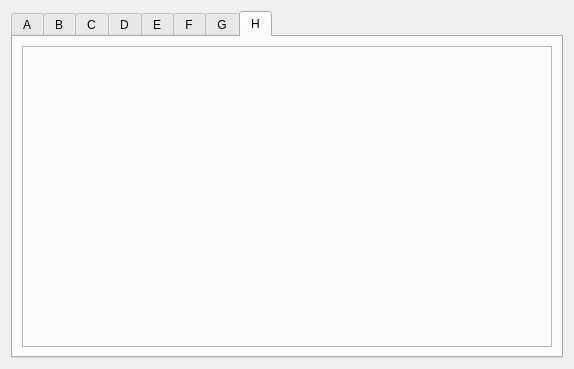
<?xml version="1.0" encoding="UTF-8"?>
<ui version="4.0">
 <class>EFrame</class>
 <widget class="QEFrame" name="EFrame">
  <property name="geometry">
   <rect>
    <x>0</x>
    <y>0</y>
    <width>574</width>
    <height>369</height>
   </rect>
  </property>
  <property name="windowTitle">
   <string>Calculated profile plot</string>
  </property>
  <layout class="QVBoxLayout" name="verticalLayout_3">
   <item>
    <widget class="QTabWidget" name="tabWidget">
     <property name="currentIndex">
      <number>7</number>
     </property>
     <property name="elideMode">
      <enum>Qt::ElideNone</enum>
     </property>
     <widget class="QWidget" name="tab">
      <attribute name="title">
       <string>A</string>
      </attribute>
      <layout class="QVBoxLayout" name="verticalLayout_2">
       <item>
        <widget class="QFrame" name="frame_2">
         <property name="frameShape">
          <enum>QFrame::StyledPanel</enum>
         </property>
         <property name="frameShadow">
          <enum>QFrame::Raised</enum>
         </property>
         <layout class="QVBoxLayout" name="verticalLayout">
          <item>
           <widget class="QEPlot" name="qeplot_2">
            <property name="font">
             <font>
              <family>Abyssinica SIL</family>
              <pointsize>9</pointsize>
             </font>
            </property>
            <property name="variable1" stdset="0">
             <string>$(DMC)Prof1:M1CalculatedPositions</string>
            </property>
            <property name="axisEnableX">
             <bool>true</bool>
            </property>
            <property name="gridEnableMajorX">
             <bool>true</bool>
            </property>
            <property name="gridEnableMajorY">
             <bool>true</bool>
            </property>
            <property name="xIncrement">
             <double>1.000000000000000</double>
            </property>
            <property name="timeSpan">
             <UInt>59</UInt>
            </property>
            <property name="tickRate">
             <UInt>50</UInt>
            </property>
           </widget>
          </item>
         </layout>
        </widget>
       </item>
      </layout>
     </widget>
     <widget class="QWidget" name="tab_2">
      <attribute name="title">
       <string>B</string>
      </attribute>
      <layout class="QVBoxLayout" name="verticalLayout_5">
       <item>
        <widget class="QFrame" name="frame_3">
         <property name="frameShape">
          <enum>QFrame::StyledPanel</enum>
         </property>
         <property name="frameShadow">
          <enum>QFrame::Raised</enum>
         </property>
         <layout class="QVBoxLayout" name="verticalLayout_4">
          <item>
           <widget class="QEPlot" name="qeplot_3">
            <property name="font">
             <font>
              <family>Abyssinica SIL</family>
              <pointsize>9</pointsize>
             </font>
            </property>
            <property name="variable1" stdset="0">
             <string>$(DMC)Prof1:M2CalculatedPositions</string>
            </property>
            <property name="axisEnableX">
             <bool>true</bool>
            </property>
            <property name="gridEnableMajorX">
             <bool>true</bool>
            </property>
            <property name="gridEnableMajorY">
             <bool>true</bool>
            </property>
            <property name="xIncrement">
             <double>1.000000000000000</double>
            </property>
            <property name="timeSpan">
             <UInt>59</UInt>
            </property>
            <property name="tickRate">
             <UInt>50</UInt>
            </property>
           </widget>
          </item>
         </layout>
        </widget>
       </item>
      </layout>
     </widget>
     <widget class="QWidget" name="tab_3">
      <attribute name="title">
       <string>C</string>
      </attribute>
      <layout class="QVBoxLayout" name="verticalLayout_7">
       <item>
        <widget class="QFrame" name="frame_4">
         <property name="frameShape">
          <enum>QFrame::StyledPanel</enum>
         </property>
         <property name="frameShadow">
          <enum>QFrame::Raised</enum>
         </property>
         <layout class="QVBoxLayout" name="verticalLayout_6">
          <item>
           <widget class="QEPlot" name="qeplot_4">
            <property name="font">
             <font>
              <family>Abyssinica SIL</family>
              <pointsize>9</pointsize>
             </font>
            </property>
            <property name="variable1" stdset="0">
             <string>$(DMC)Prof1:M3CalculatedPositions</string>
            </property>
            <property name="axisEnableX">
             <bool>true</bool>
            </property>
            <property name="gridEnableMajorX">
             <bool>true</bool>
            </property>
            <property name="gridEnableMajorY">
             <bool>true</bool>
            </property>
            <property name="xIncrement">
             <double>1.000000000000000</double>
            </property>
            <property name="timeSpan">
             <UInt>59</UInt>
            </property>
            <property name="tickRate">
             <UInt>50</UInt>
            </property>
           </widget>
          </item>
         </layout>
        </widget>
       </item>
      </layout>
     </widget>
     <widget class="QWidget" name="tab_4">
      <attribute name="title">
       <string>D</string>
      </attribute>
      <layout class="QVBoxLayout" name="verticalLayout_9">
       <item>
        <widget class="QFrame" name="frame_5">
         <property name="frameShape">
          <enum>QFrame::StyledPanel</enum>
         </property>
         <property name="frameShadow">
          <enum>QFrame::Raised</enum>
         </property>
         <layout class="QVBoxLayout" name="verticalLayout_8">
          <item>
           <widget class="QEPlot" name="qeplot_5">
            <property name="font">
             <font>
              <family>Abyssinica SIL</family>
              <pointsize>9</pointsize>
             </font>
            </property>
            <property name="variable1" stdset="0">
             <string>$(DMC)Prof1:M4CalculatedPositions</string>
            </property>
            <property name="axisEnableX">
             <bool>true</bool>
            </property>
            <property name="gridEnableMajorX">
             <bool>true</bool>
            </property>
            <property name="gridEnableMajorY">
             <bool>true</bool>
            </property>
            <property name="xIncrement">
             <double>1.000000000000000</double>
            </property>
            <property name="timeSpan">
             <UInt>59</UInt>
            </property>
            <property name="tickRate">
             <UInt>50</UInt>
            </property>
           </widget>
          </item>
         </layout>
        </widget>
       </item>
      </layout>
     </widget>
     <widget class="QWidget" name="tab_5">
      <attribute name="title">
       <string>E</string>
      </attribute>
      <layout class="QVBoxLayout" name="verticalLayout_11">
       <item>
        <widget class="QFrame" name="frame_6">
         <property name="frameShape">
          <enum>QFrame::StyledPanel</enum>
         </property>
         <property name="frameShadow">
          <enum>QFrame::Raised</enum>
         </property>
         <layout class="QVBoxLayout" name="verticalLayout_10">
          <item>
           <widget class="QEPlot" name="qeplot_6">
            <property name="font">
             <font>
              <family>Abyssinica SIL</family>
              <pointsize>9</pointsize>
             </font>
            </property>
            <property name="variable1" stdset="0">
             <string>$(DMC)Prof1:M5CalculatedPositions</string>
            </property>
            <property name="axisEnableX">
             <bool>true</bool>
            </property>
            <property name="gridEnableMajorX">
             <bool>true</bool>
            </property>
            <property name="gridEnableMajorY">
             <bool>true</bool>
            </property>
            <property name="xIncrement">
             <double>1.000000000000000</double>
            </property>
            <property name="timeSpan">
             <UInt>59</UInt>
            </property>
            <property name="tickRate">
             <UInt>50</UInt>
            </property>
           </widget>
          </item>
         </layout>
        </widget>
       </item>
      </layout>
     </widget>
     <widget class="QWidget" name="tab_6">
      <attribute name="title">
       <string>F</string>
      </attribute>
      <layout class="QVBoxLayout" name="verticalLayout_13">
       <item>
        <widget class="QFrame" name="frame_7">
         <property name="frameShape">
          <enum>QFrame::StyledPanel</enum>
         </property>
         <property name="frameShadow">
          <enum>QFrame::Raised</enum>
         </property>
         <layout class="QVBoxLayout" name="verticalLayout_12">
          <item>
           <widget class="QEPlot" name="qeplot_7">
            <property name="font">
             <font>
              <family>Abyssinica SIL</family>
              <pointsize>9</pointsize>
             </font>
            </property>
            <property name="variable1" stdset="0">
             <string>$(DMC)Prof1:M6CalculatedPositions</string>
            </property>
            <property name="axisEnableX">
             <bool>true</bool>
            </property>
            <property name="gridEnableMajorX">
             <bool>true</bool>
            </property>
            <property name="gridEnableMajorY">
             <bool>true</bool>
            </property>
            <property name="xIncrement">
             <double>1.000000000000000</double>
            </property>
            <property name="timeSpan">
             <UInt>59</UInt>
            </property>
            <property name="tickRate">
             <UInt>50</UInt>
            </property>
           </widget>
          </item>
         </layout>
        </widget>
       </item>
      </layout>
     </widget>
     <widget class="QWidget" name="tab_7">
      <attribute name="title">
       <string>G</string>
      </attribute>
      <layout class="QVBoxLayout" name="verticalLayout_15">
       <item>
        <widget class="QFrame" name="frame_8">
         <property name="frameShape">
          <enum>QFrame::StyledPanel</enum>
         </property>
         <property name="frameShadow">
          <enum>QFrame::Raised</enum>
         </property>
         <layout class="QVBoxLayout" name="verticalLayout_14">
          <item>
           <widget class="QEPlot" name="qeplot_8">
            <property name="font">
             <font>
              <family>Abyssinica SIL</family>
              <pointsize>9</pointsize>
             </font>
            </property>
            <property name="variable1" stdset="0">
             <string>$(DMC)Prof1:M7CalculatedPositions</string>
            </property>
            <property name="axisEnableX">
             <bool>true</bool>
            </property>
            <property name="gridEnableMajorX">
             <bool>true</bool>
            </property>
            <property name="gridEnableMajorY">
             <bool>true</bool>
            </property>
            <property name="xIncrement">
             <double>1.000000000000000</double>
            </property>
            <property name="timeSpan">
             <UInt>59</UInt>
            </property>
            <property name="tickRate">
             <UInt>50</UInt>
            </property>
           </widget>
          </item>
         </layout>
        </widget>
       </item>
      </layout>
     </widget>
     <widget class="QWidget" name="tab_8">
      <attribute name="title">
       <string>H</string>
      </attribute>
      <layout class="QVBoxLayout" name="verticalLayout_17">
       <item>
        <widget class="QFrame" name="frame_9">
         <property name="frameShape">
          <enum>QFrame::StyledPanel</enum>
         </property>
         <property name="frameShadow">
          <enum>QFrame::Raised</enum>
         </property>
         <layout class="QVBoxLayout" name="verticalLayout_16">
          <item>
           <widget class="QEPlot" name="qeplot_9">
            <property name="font">
             <font>
              <family>Abyssinica SIL</family>
              <pointsize>9</pointsize>
             </font>
            </property>
            <property name="variable1" stdset="0">
             <string>$(DMC)Prof1:M8CalculatedPositions</string>
            </property>
            <property name="axisEnableX">
             <bool>true</bool>
            </property>
            <property name="gridEnableMajorX">
             <bool>true</bool>
            </property>
            <property name="gridEnableMajorY">
             <bool>true</bool>
            </property>
            <property name="xIncrement">
             <double>1.000000000000000</double>
            </property>
            <property name="timeSpan">
             <UInt>59</UInt>
            </property>
            <property name="tickRate">
             <UInt>50</UInt>
            </property>
           </widget>
          </item>
         </layout>
        </widget>
       </item>
      </layout>
     </widget>
    </widget>
   </item>
  </layout>
 </widget>
 <customwidgets>
  <customwidget>
   <class>QwtPlot</class>
   <extends>QFrame</extends>
   <header>qwt_plot.h</header>
  </customwidget>
  <customwidget>
   <class>QEPlot</class>
   <extends>QwtPlot</extends>
   <header>QEPlot.h</header>
  </customwidget>
  <customwidget>
   <class>QEFrame</class>
   <extends>QFrame</extends>
   <header>QEFrame.h</header>
   <container>1</container>
  </customwidget>
 </customwidgets>
 <resources/>
 <connections/>
</ui>
